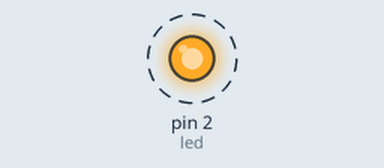
Bench run of a program on a simulated MicroPython board. Parts: output pins drawn as LEDs (lit = HIGH). Dashed ring = blinking. WiFi joins after 1.5 s; what the program prints to the serial console is not drawn.

Above: at 2.5 s.
Timing chart, 0 to 6.6 s (numbered marks = the images above):
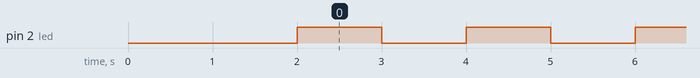

The program:

main.py
```python
import machine
import time
from config import LED_PIN

led = machine.Pin(LED_PIN, machine.Pin.OUT)

print("Hello from Grimox (MicroPython)")

while True:
    led.value(1)
    print("LED ON")
    time.sleep(1)

    led.value(0)
    print("LED OFF")
    time.sleep(1)
```

config.py
```python
WIFI_SSID = ''
WIFI_PASSWORD = ''
LED_PIN = 2
```

boot.py
```python
import network
import time
from config import WIFI_SSID, WIFI_PASSWORD

wlan = network.WLAN(network.STA_IF)
wlan.active(True)

if not wlan.isconnected():
    print("Connecting to WiFi...")
    wlan.connect(WIFI_SSID, WIFI_PASSWORD)
    timeout = 20
    while not wlan.isconnected() and timeout > 0:
        time.sleep(1)
        timeout -= 1

if wlan.isconnected():
    print("Connected! IP:", wlan.ifconfig()[0])
else:
    print("WiFi connection failed")
```

Measured:
- by itself, pin 2 (led): alternates HIGH for 1.0 s and LOW for 1.0 s
